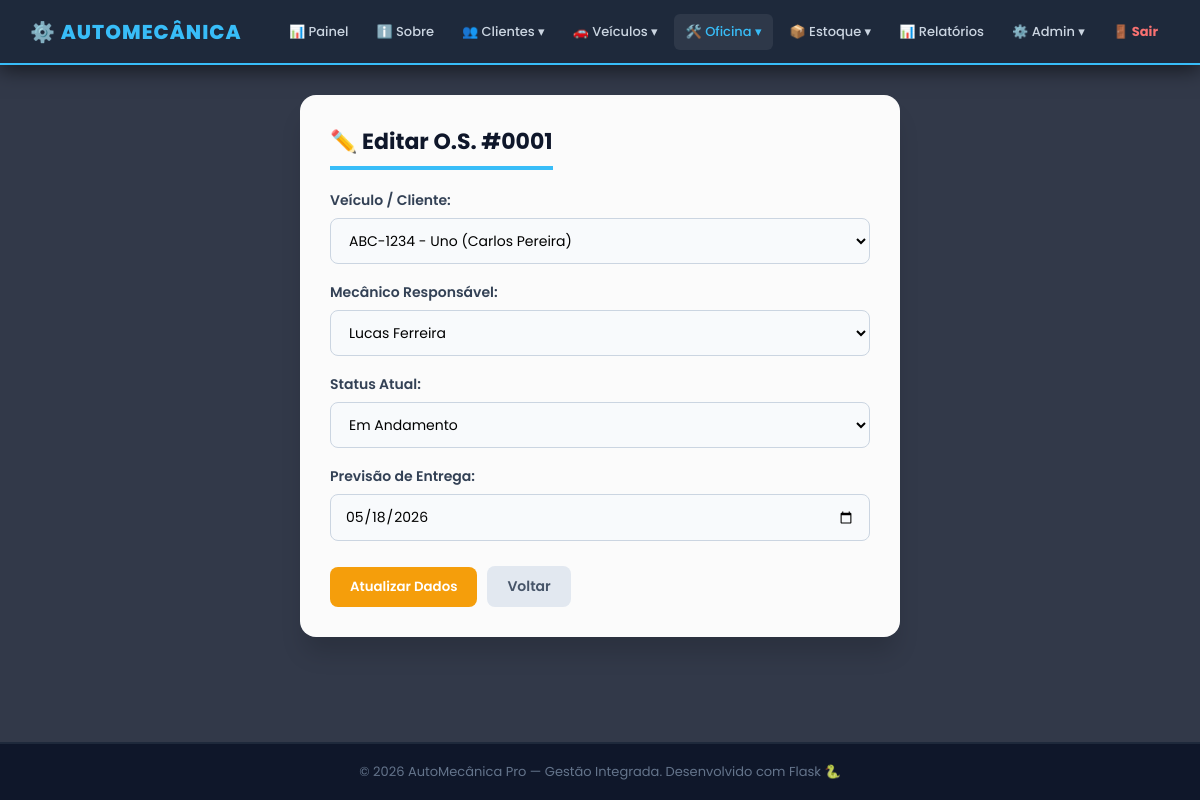
The app's page /os/editar/1 (signed in), older data.
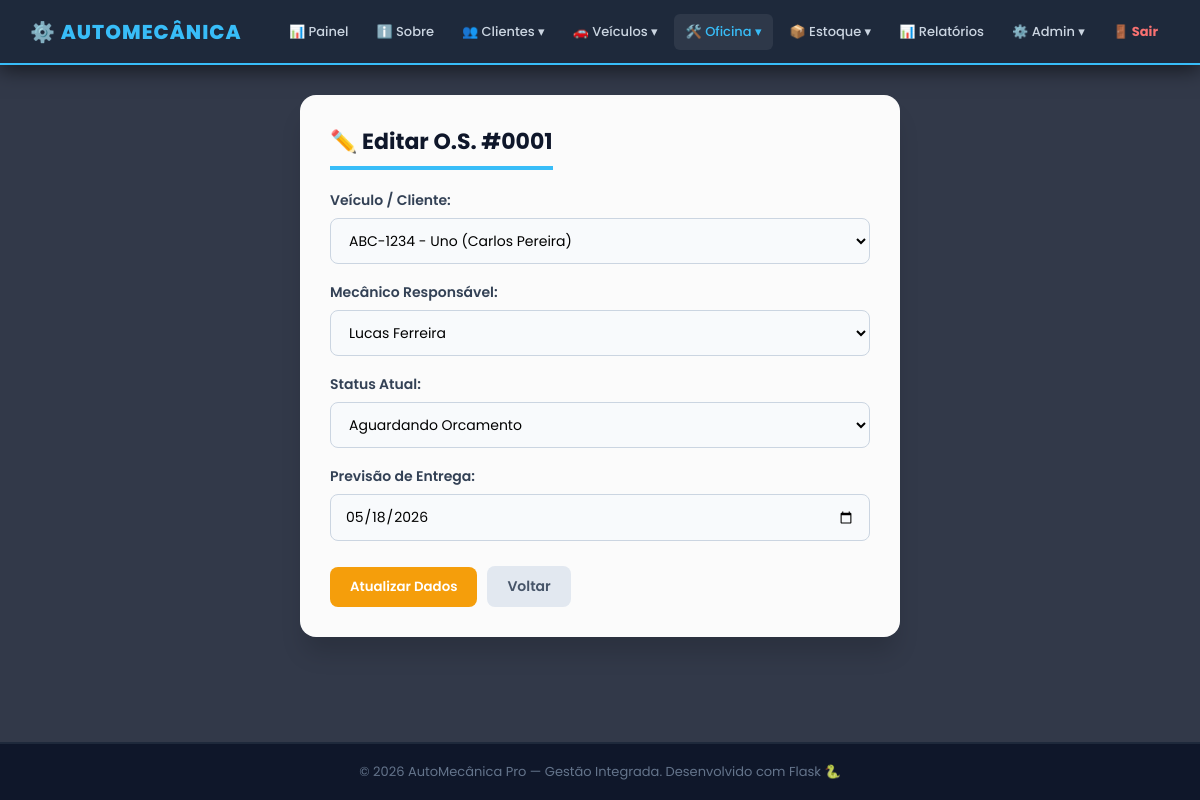
The same page, newer data.
### app.py (models this page shows)
class OrdemServico(db.Model):
    __tablename__ = 'ordem_servico'
    id_os         = db.Column(db.Integer, primary_key=True)
    data_entrada  = db.Column(db.Date, nullable=False)
    data_previsao = db.Column(db.Date)
    status        = db.Column(db.String(30), default='Aberta')
    valor_total   = db.Column(db.Numeric(10, 2), default=0.00)
    id_veiculo    = db.Column(db.Integer, db.ForeignKey('veiculo.id_veiculo',   ondelete='CASCADE'),  nullable=False)
    id_mecanico   = db.Column(db.Integer, db.ForeignKey('mecanico.id_mecanico', ondelete='RESTRICT'), nullable=False)
    pecas_os      = db.relationship('OsPeca',    backref='ordem', lazy=True, cascade='all, delete-orphan')
    servicos_os   = db.relationship('OsServico', backref='ordem', lazy=True, cascade='all, delete-orphan')

class Veiculo(db.Model):
    __tablename__ = 'veiculo'
    id_veiculo = db.Column(db.Integer, primary_key=True)
    placa      = db.Column(db.String(10),  unique=True, nullable=False)
    marca      = db.Column(db.String(50))
    modelo     = db.Column(db.String(50))
    ano        = db.Column(db.Integer)
    id_cliente = db.Column(db.Integer, db.ForeignKey('cliente.id_cliente', ondelete='CASCADE'), nullable=False)
    ordens     = db.relationship('OrdemServico', backref='veiculo', lazy=True, cascade='all, delete-orphan')

class Mecanico(db.Model):
    __tablename__ = 'mecanico'
    id_mecanico   = db.Column(db.Integer, primary_key=True)
    nome          = db.Column(db.String(100), nullable=False)
    especialidade = db.Column(db.String(50))
    ordens        = db.relationship('OrdemServico', backref='mecanico', lazy=True)

### app.py (the view, shortened to what this page needs)
@app.route('/os/editar/<int:id>', methods=['GET', 'POST'])
@login_required
def os_editar(id):
    os_ = OrdemServico.query.get_or_404(id)
    veiculos  = (db.session.query(Veiculo, Cliente.nome.label('dono')).join(Cliente).order_by(Veiculo.placa).all())
    mecanicos = Mecanico.query.order_by(Mecanico.nome).all()
    return render_template('os/editar.html', controller='os', os=os_, veiculos=veiculos, mecanicos=mecanicos)

### app.py (called while the page is built)
def login_required(f):
    @wraps(f)
    def decorated(*args, **kwargs):
        if 'usuario_id' not in session:
            return redirect(url_for('login'))
        return f(*args, **kwargs)
    return decorated

def get_csrf_token():
    if '_csrf_token' not in session:
        session['_csrf_token'] = secrets.token_hex(32)
    return session['_csrf_token']

@app.before_request
def csrf_protect():
    if request.method == 'POST':
        token_sessao = session.get('_csrf_token')
        token_form   = request.form.get('csrf_token')
        if not token_sessao or not token_form or not hmac.compare_digest(token_sessao, token_form):
            abort(400, description='Token CSRF invalido ou ausente. Recarregue a pagina e tente novamente.')

### templates/os/editar.html (shortened to what this page needs)
{% extends 'base.html' %}
{% block content %}
<div class="cartao card-sm">
    <h3>✏️ Editar O.S. #{{ '%04d' % os.id_os }}</h3>
    <form method="POST" action="{{ url_for('os_editar', id=os.id_os) }}">
        <div class="grupo-input">
            <label>Veículo / Cliente:</label>
            <select name="id_veiculo" class="input-form" required>
                {% for v, dono in veiculos %}
                <option value="{{ v.id_veiculo }}" {% if v.id_veiculo == os.id_veiculo %}selected{% endif %}>
                    {{ v.placa }} - {{ v.modelo }} ({{ dono }})
                </option>
                {% endfor %}
            </select>
        </div>
        <div class="grupo-input">
            <label>Mecânico Responsável:</label>
            <select name="id_mecanico" class="input-form" required>
                {% for m in mecanicos %}
                <option value="{{ m.id_mecanico }}" {% if m.id_mecanico == os.id_mecanico %}selected{% endif %}>{{ m.nome }}</option>
                {% endfor %}
            </select>
        </div>
        <div class="grupo-input">
            <label>Status Atual:</label>
            <select name="status" class="input-form" required>
                {% for s in ['Em Andamento','Aguardando Orcamento','Aguardando Pecas','Concluida'] %}
                <option value="{{ s }}" {% if s == os.status %}selected{% endif %}>{{ s }}</option>
                {% endfor %}
            </select>
        </div>
        <div class="grupo-input">
            <label>Previsão de Entrega:</label>
            <input type="date" name="data_previsao" class="input-form"
                   value="{{ os.data_previsao.strftime('%Y-%m-%d') if os.data_previsao else '' }}" required>
        </div>
        <div style="margin-top:25px;display:flex;gap:10px;align-items:center;">
            <button type="submit" class="btn" style="background-color:#f59e0b;color:white;padding:10px 20px;width:auto;">Atualizar Dados</button>
            <a href="{{ url_for('os_consultar') }}" style="background:#e2e8f0;color:#475569;padding:10px 20px;border-radius:8px;text-decoration:none;font-size:14px;font-weight:600;">Voltar</a>
        </div>
    </form>
</div>
{% endblock %}

Row changes from the older to the newer data that the page shows:
changed OrdemServico "ABC-1234 - Uno (Carlos Pereira)": status "Em Andamento" → "Aguardando Orcamento"
